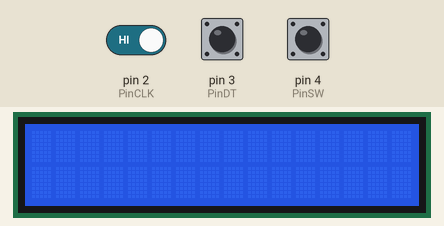
The sketch below on a simulated Arduino Uno, built with avr-gcc and run on an emulated ATmega328P. On the bench: 16×2 character LCD. The inputs (shaded band) are chosen by the test bench; at power-on: pin 2 (PinCLK) HIGH, pin 3 (PinDT) HIGH, pin 4 (PinSW) HIGH. What the sketch prints to the serial monitor is not drawn.

Above: at 1.2 s.
1.3 s: pin 2 (PinCLK) driven LOW
At 2.4 s:
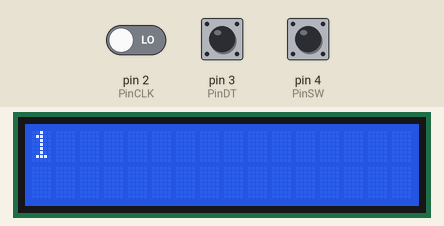
2.8 s: pin 2 (PinCLK) driven HIGH
At 3.6 s:
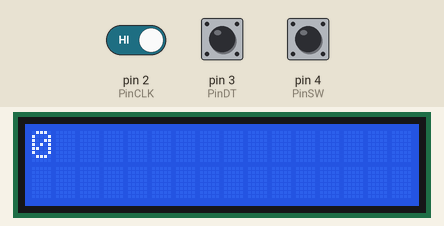
Timing chart, 0 to 5.8 s (numbered marks = the images above; inputs shaded):
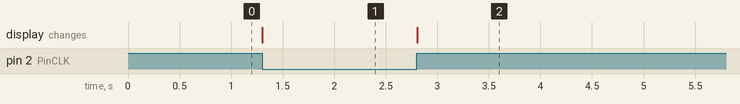

The sketch:

ilkardinio.ino
```cpp
/*
 * gungor 03/05/2018
*/

#include <Wire.h>
#include <LiquidCrystal_I2C.h>

LiquidCrystal_I2C lcd(0x27,16,2);  // set the LCD address to 0x27 for a 16 chars and 2 line display

const int PinCLK = 2;
const int PinDT = 3;
const int PinSW = 4;
int sayac = 0;
int durum;
int sondurum;

void setup() {
   pinMode(PinCLK,INPUT);
   pinMode(PinDT,INPUT);
   pinMode(PinSW,INPUT);
   Serial.begin (9600);
   sondurum = digitalRead(PinCLK);

  lcd.init(); // initialize the lcd

  // Print a message to the LCD.
  lcd.backlight();
}

void loop() {
  if (digitalRead(PinSW)==LOW)
  {

 }
  durum = digitalRead(PinCLK);
  if (durum != sondurum){
    if (digitalRead(PinDT) !=durum)    {
      sayac++;
    } else {
      sayac--;
    }
    Serial.print("Sayac: ");
    Serial.println(sayac);
    lcd.clear();
    lcd.print(sayac);
  }
  sondurum = durum;

}
```

Measured:
- after the input at 1.3 s, the display: changes at once (image 1)
- after the input at 2.8 s, the display: changes at once (image 2)
